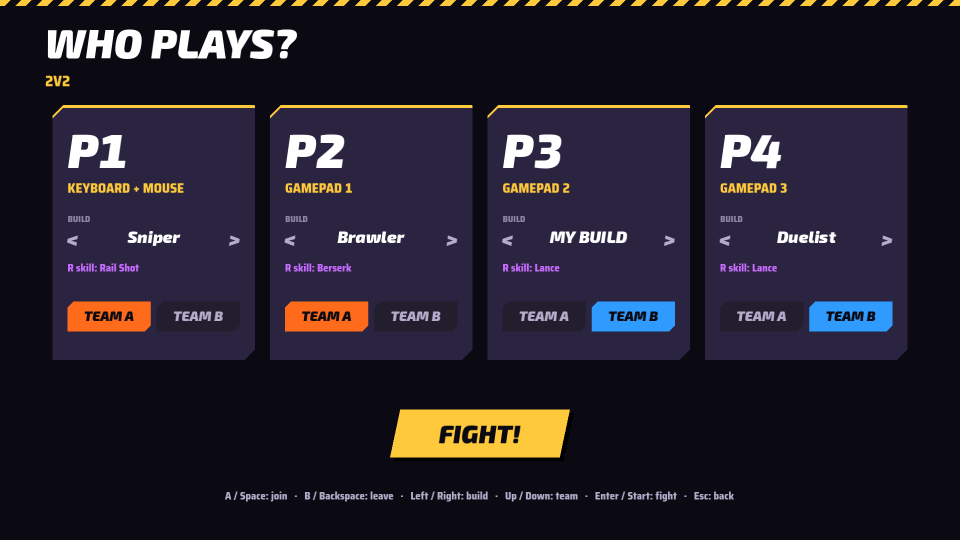
#> input picture production/qa/evidence/duel-seats-2v2-picks-2026-10-31.png, 1920 x 1080 px (shown at 1/2 size)
$ python look_stats.py ../production/qa/evidence/duel-seats-2v2-picks-2026-10-31.png
#> lines starting #> are read from the running program, lines starting #| are printed output that depends on the picture; after the words box and inside, x2 and y2 are one past the last pixel; in counts of white or black regions, pixels touching at a corner belong together
import sys

import numpy as np
from PIL import Image

CROP = (0.2, 0.25, 0.8, 0.8)


def stats(path, palette):
#> called with palette = False
    img = Image.open(path).convert("RGB")
#> img is the input picture: PIL image 1920x1080 RGB; mean R, G, B 37.5, 32.8, 43.7
    w, h = img.size
#> w = 1920; h = 1080
    img = img.crop((int(w * CROP[0]), int(h * CROP[1]), int(w * CROP[2]), int(h * CROP[3])))
#> img: PIL image 1152x594 RGB
    a = np.asarray(img).astype(np.float32) / 255.0
    lum = (0.2126 * a[..., 0] + 0.7152 * a[..., 1] + 0.0722 * a[..., 2]) * 255.0
    hsv = np.asarray(img.convert("HSV")).astype(np.float32)
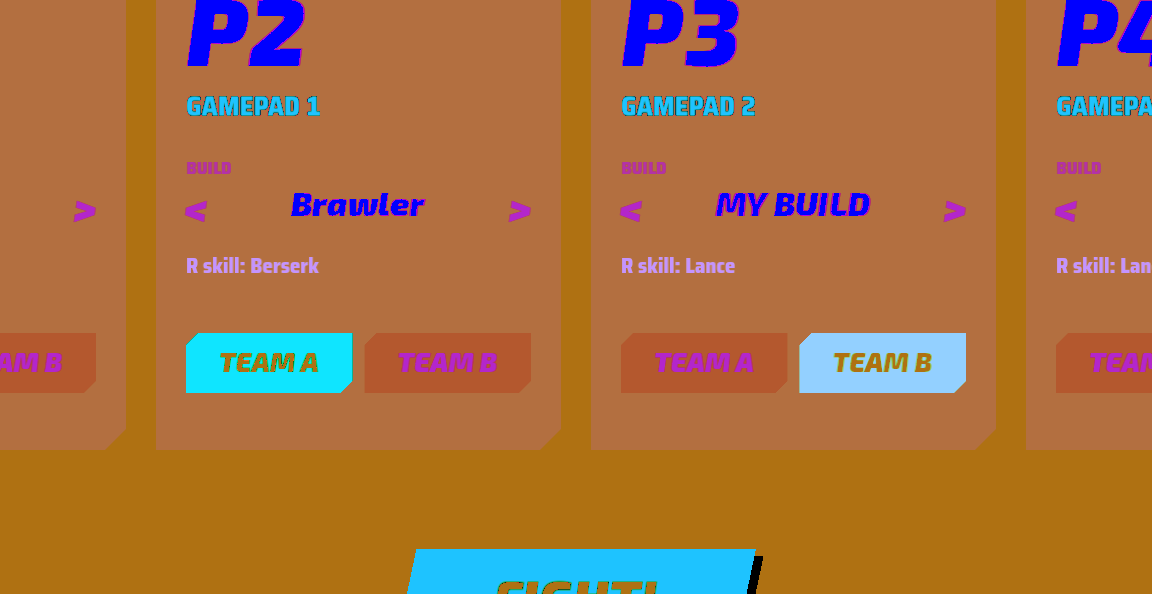
#> hsv: shape (594, 1152, 3) float32; mean R, G, B 167.2, 112.1, 66.4
    hue, sat, val = hsv[..., 0] * 360.0 / 255.0, hsv[..., 1] / 255.0, hsv[..., 2] / 255.0
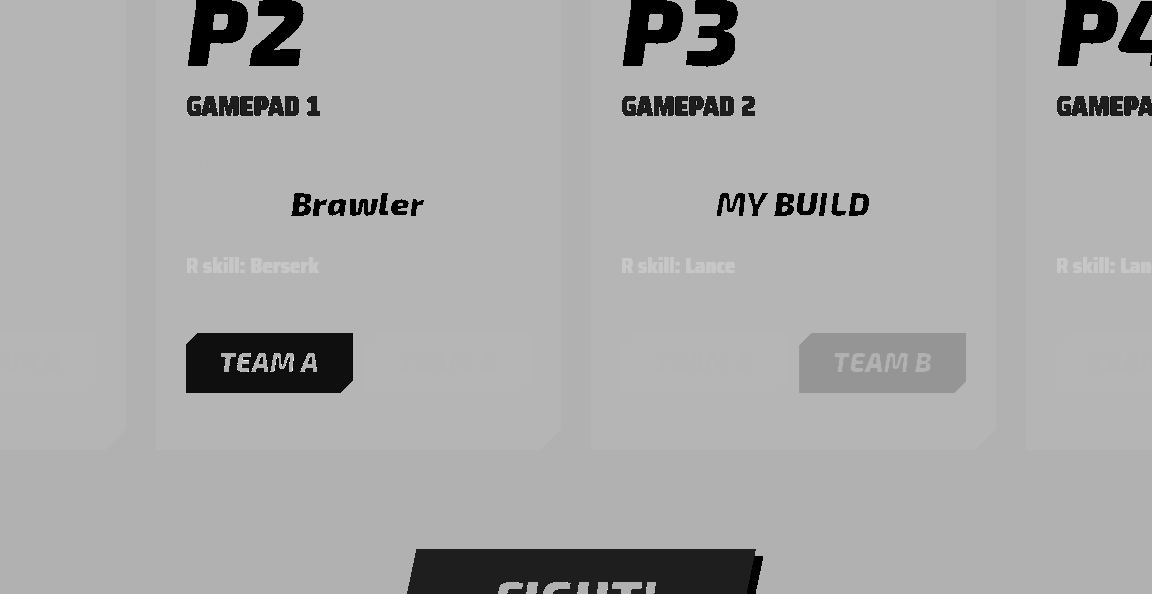
#> hue: shape (594, 1152) float32; min 0, max 354.4, mean 235.7; drawn with min black and max white
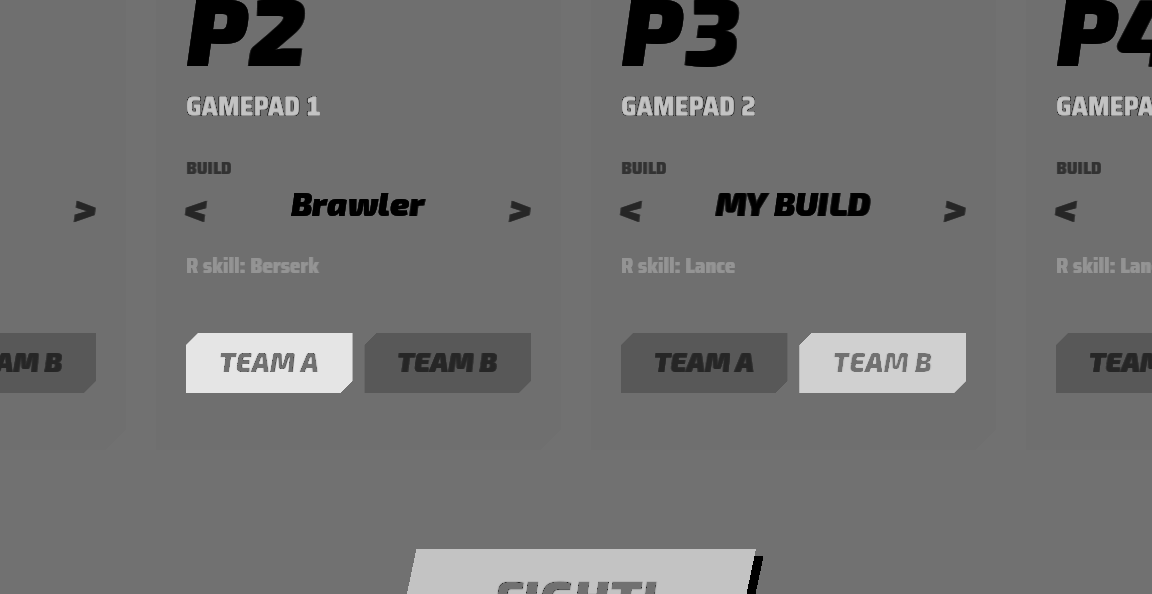
#> sat: shape (594, 1152) float32; min 0, max 0.898, mean 0.44
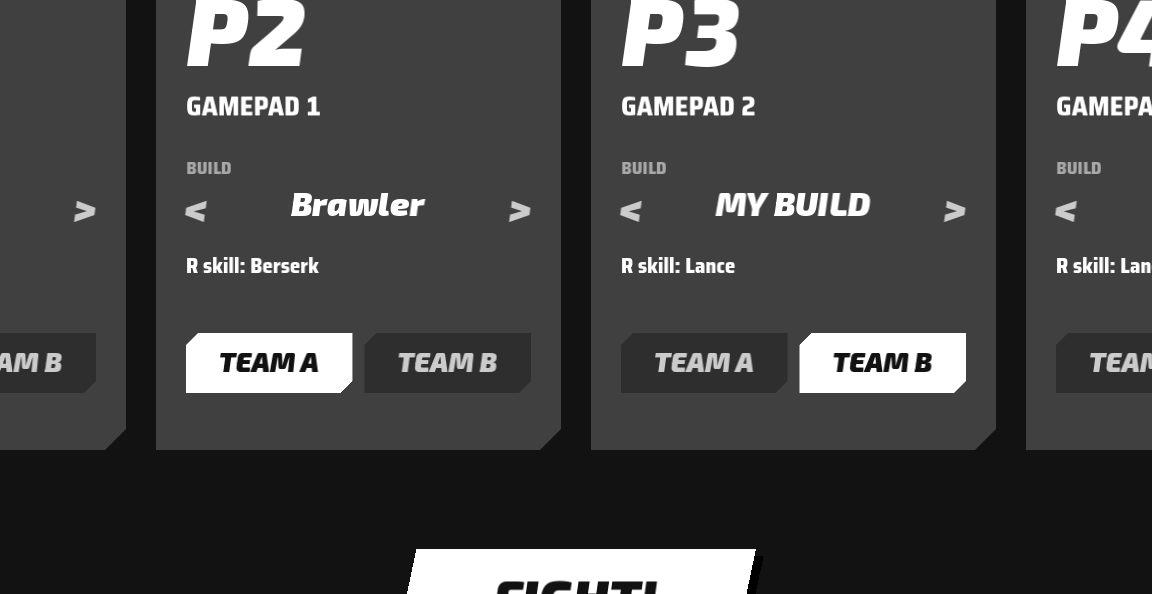
#> val: shape (594, 1152) float32; min 0, max 1, mean 0.262
    accent = (sat > 0.5) & (val > 0.6)
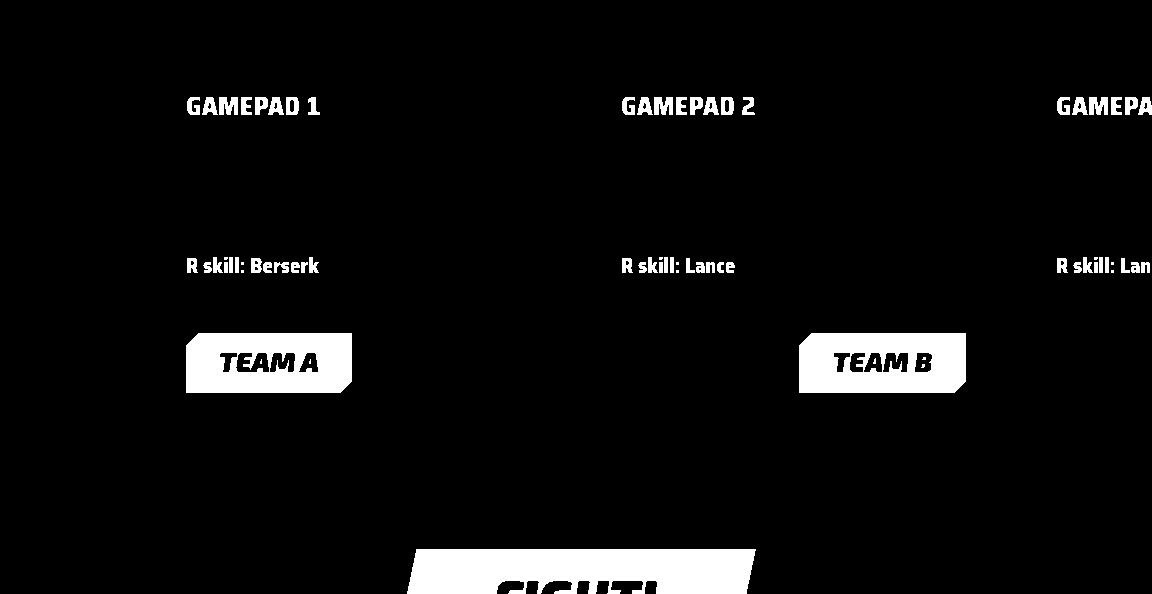
#> accent: shape (594, 1152) bool; 5.5% white; 71 white regions (14 under 20 px), largest, box (x1, y1, x2, y2) and area: (407, 549, 756, 594) 13849, (799, 333, 966, 393) 8663, (186, 333, 352, 393) 8629
    cyan = accent & (hue >= 170) & (hue <= 235)
#> cyan: shape (594, 1152) bool; 1.3% white; 4 white regions (3 under 20 px), largest, box (x1, y1, x2, y2) and area: (799, 333, 966, 393) 8663
    warm = accent & (hue >= 10) & (hue <= 50)
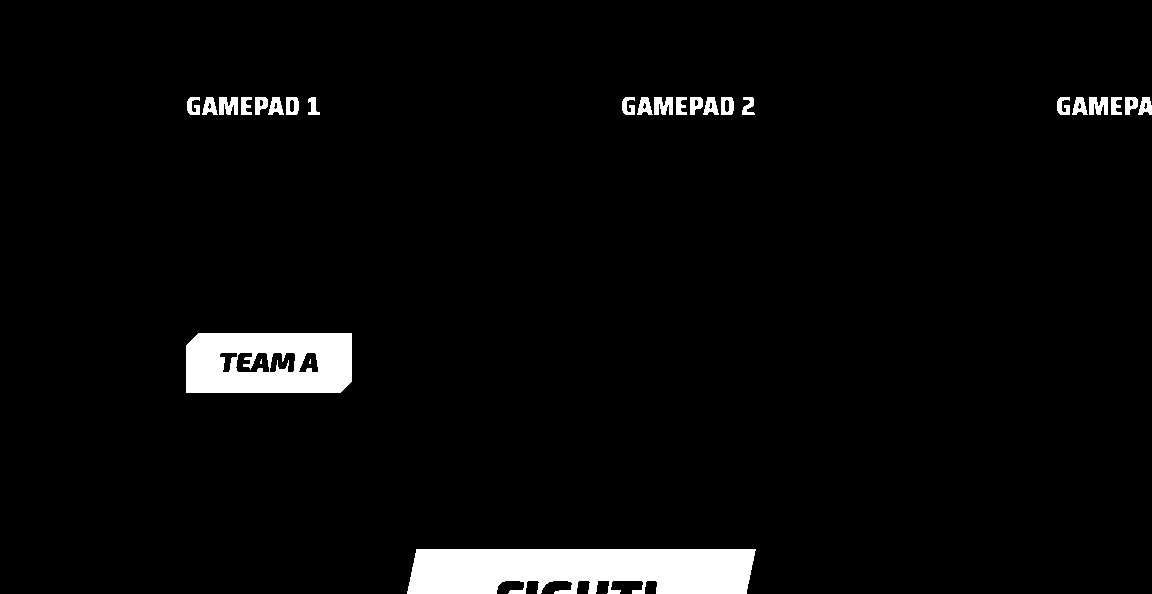
#> warm: shape (594, 1152) bool; 3.9% white; 26 white regions (2 under 20 px), largest, box (x1, y1, x2, y2) and area: (407, 549, 756, 594) 13849, (186, 333, 352, 393) 8629, (219, 97, 238, 115) 276
    n = lum.size
#> n = 684288
    p10, p50, p90 = np.percentile(lum, [10, 50, 90])
#> p10 = 10.79; p50 = 39.3; p90 = 39.3
    print(path)
    print(f"  luma p10/p50/p90 = {p10:.0f}/{p50:.0f}/{p90:.0f}  dark(<40) = {100 * (lum < 40).sum() / n:.1f}%  bright(>200) = {100 * (lum > 200).sum() / n:.2f}%")
#|   luma p10/p50/p90 = 11/39/39  dark(<40) = 90.0%  bright(>200) = 4.77%
    print(f"  neon = {100 * accent.sum() / n:.2f}%  cyan/blue = {100 * cyan.sum() / n:.2f}%  orange = {100 * warm.sum() / n:.2f}%  mean_sat = {sat.mean():.2f}")
#|   neon = 5.52%  cyan/blue = 1.27%  orange = 3.86%  mean_sat = 0.44
    if palette:
        q = img.quantize(colors=12, method=Image.Quantize.MEDIANCUT)
        pal = q.getpalette()
        print("  palette:", ", ".join(f"#{pal[3 * i]:02x}{pal[3 * i + 1]:02x}{pal[3 * i + 2]:02x} {100 * c / n:.0f}%" for c, i in sorted(q.getcolors(), reverse=True)))


files = [a for a in sys.argv[1:] if a != "--palette"]
for f in files:
    stats(f, "--palette" in sys.argv)
